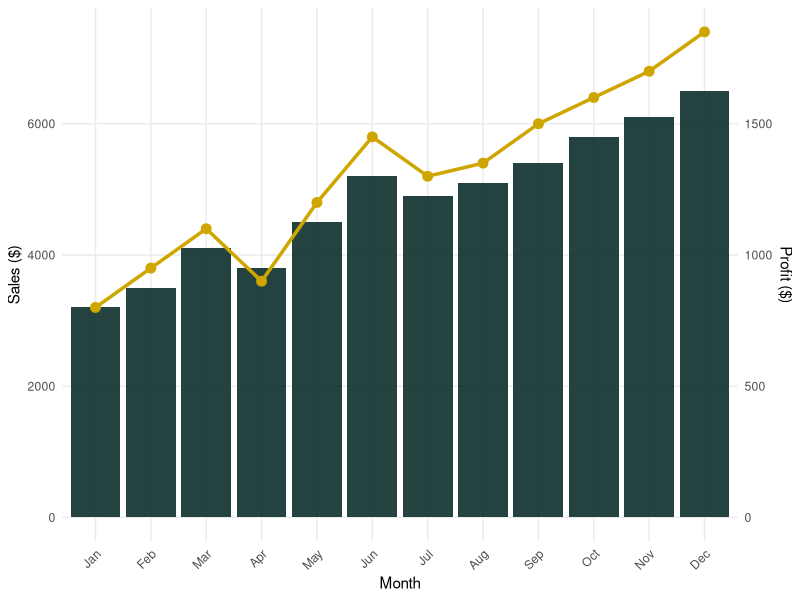
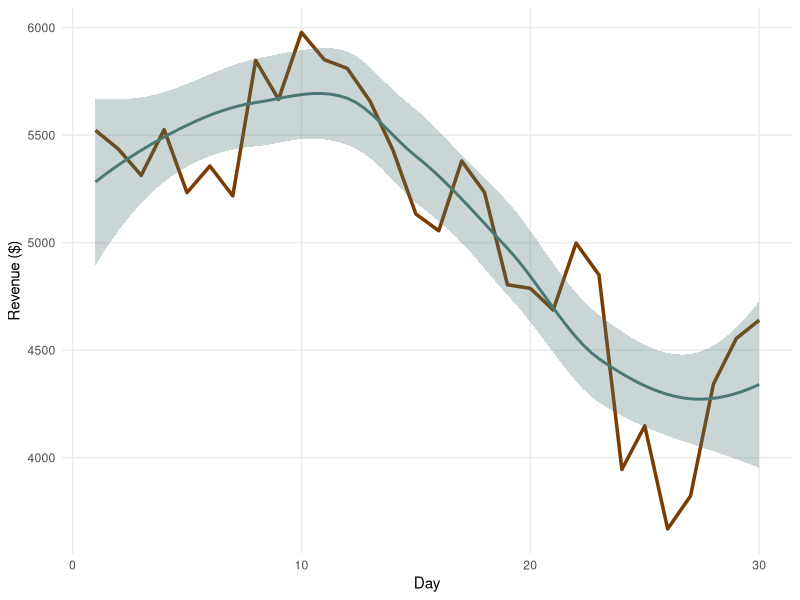
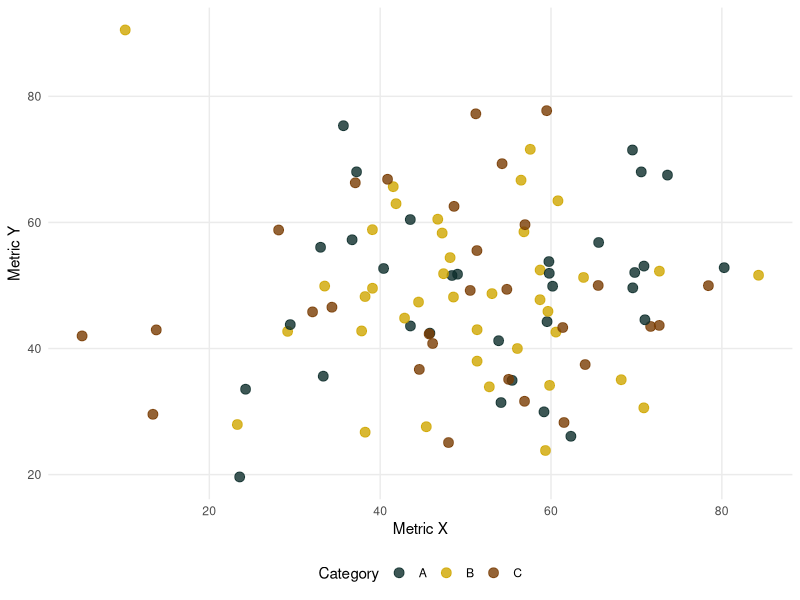

R code for these plots, in order:
## ---- chunk 1
#| include: false
library(ggplot2)
library(dplyr)

# Set seed for reproducibility
set.seed(42)

# Define custom theme colors (fantasy/RPG palette)
theme_colors <- c("#0D2E2B", "#cfa600", "#793d03", "#4b7874", "#debb9d")
theme_colors_extended <- c("#0D2E2B", "#4b7874", "#6b9894", "#cfa600", "#e6bd00",
                           "#b89000", "#793d03", "#5A2800", "#a35004", "#debb9d", "#c9a788")

# Generate random data for visualizations
months <- c("Jan", "Feb", "Mar", "Apr", "May", "Jun", "Jul", "Aug", "Sep", "Oct", "Nov", "Dec")
sales_data <- data.frame(
  month = factor(months, levels = months),
  sales = c(3200, 3500, 4100, 3800, 4500, 5200, 4900, 5100, 5400, 5800, 6100, 6500),
  profit = c(800, 950, 1100, 900, 1200, 1450, 1300, 1350, 1500, 1600, 1700, 1850)
)

# Generate scatter plot data
scatter_data <- data.frame(
  x = rnorm(100, mean = 50, sd = 15),
  y = rnorm(100, mean = 50, sd = 15),
  category = sample(c("A", "B", "C"), 100, replace = TRUE)
)

# Generate time series data
days <- 1:30
revenue_data <- data.frame(
  day = days,
  revenue = 5000 + cumsum(rnorm(30, mean = 100, sd = 300))
)
## ---- chunk 2
#| title: "Monthly Sales Performance"
ggplot(sales_data, aes(x = month, y = sales)) +
  geom_col(fill = "#0D2E2B", alpha = 0.9) +
  geom_line(aes(y = profit * 4, group = 1), color = "#cfa600", size = 1.2) +
  geom_point(aes(y = profit * 4), color = "#cfa600", size = 3) +
  scale_y_continuous(
    name = "Sales ($)",
    sec.axis = sec_axis(~./4, name = "Profit ($)")
  ) +
  theme_minimal() +
  theme(
    axis.text.x = element_text(angle = 45, hjust = 1),
    plot.title = element_text(face = "bold", size = 14),
    panel.grid.minor = element_blank()
  ) +
  labs(x = "Month")
## ---- chunk 3
#| title: "Revenue Trend (Last 30 Days)"
ggplot(revenue_data, aes(x = day, y = revenue)) +
  geom_line(color = "#793d03", size = 1.2) +
  geom_smooth(method = "loess", se = TRUE, color = "#4b7874", fill = "#4b7874", alpha = 0.3) +
  theme_minimal() +
  theme(
    plot.title = element_text(face = "bold", size = 14),
    panel.grid.minor = element_blank()
  ) +
  labs(x = "Day", y = "Revenue ($)")
## ---- chunk 4
#| title: "Category Distribution Analysis"
ggplot(scatter_data, aes(x = x, y = y, color = category)) +
  geom_point(size = 3, alpha = 0.8) +
  scale_color_manual(values = c("A" = "#0D2E2B", "B" = "#cfa600", "C" = "#793d03")) +
  theme_minimal() +
  theme(
    plot.title = element_text(face = "bold", size = 14),
    legend.position = "bottom",
    panel.grid.minor = element_blank()
  ) +
  labs(x = "Metric X", y = "Metric Y", color = "Category")
## ---- chunk 5
#| title: "Top Performing Months"
top_months <- sales_data %>%
  arrange(desc(sales)) %>%
  head(6)

knitr::kable(
  top_months,
  col.names = c("Month", "Sales ($)", "Profit ($)"),
  format.args = list(big.mark = ",")
)
